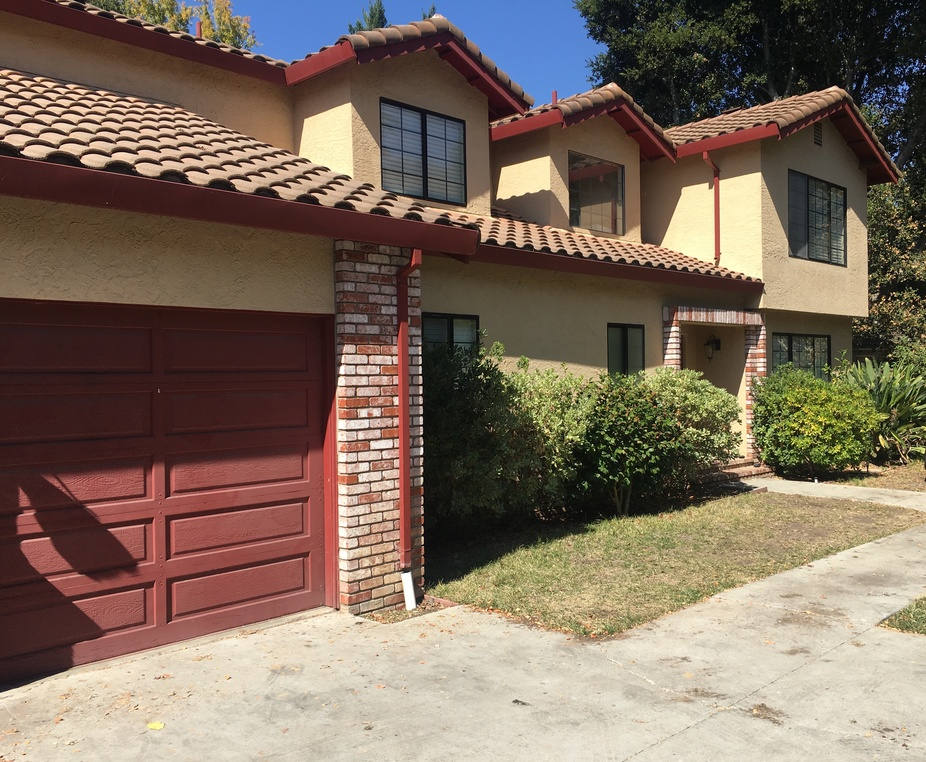
#> input picture course4/week2/Keras/images/happy-house.jpg, 926 x 762 px, shrunk from 3629 x 2988 before the run
$ python a.py   (older library calls are emulated)
#> lines starting #> are read from the running program, lines starting #| are printed output that depends on the picture
import matplotlib.pyplot as plt

from scipy.misc import imread

img1=imread('images/happy-house.jpg')
#> img1 is the input picture: shape (762, 926, 3); mean R, G, B 125.1, 108.2, 93.4
plt.subplot(2,2,1)
plt.imshow(img1)
plt.title('图片1')
# plt.savefig('a.jpg')


plt.subplot(2,2,2)
img1=imread('images/house-members.png')
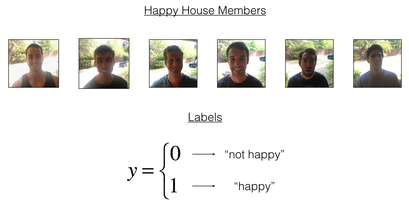
#> input picture course4/week2/Keras/images/house-members.png, 409 x 211 px, shrunk from 1604 x 828 before the run
#> img1 is the input picture: shape (211, 409, 4); mean R, G, B, A 234.6, 233.6, 231, 255
plt.title('图片1')
plt.imshow(img1)
# plt.savefig('a.jpg')


plt.subplot(2,2,3)
plt.title('图片1')
# plt.savefig('a.jpg')


plt.subplot(2,2,4)
plt.title('图片1')
plt.savefig('a.png')
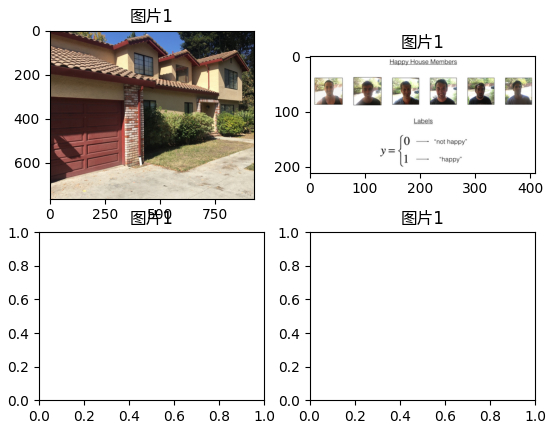
#> figure drawn by matplotlib, 2 panels
def outputPicAndAcc(X,Y,Y_pred,filename,gridSize=(9,9)):
    m=X.shape[0]
    rows,cols=gridSize
    numExample=rows*cols


    for i in range(0,m,numExample):
        _X=X[i:i+numExample]
        _Y = Y[i:i + numExample]
        _Yhat=Y_pred[i:i + numExample]
        for row in range(1,rows+1):
            for col in range(1,cols+1):
                picIndex=(row-1)*cols+col-1
                plt.subplot(rows,cols,(row-1)*cols+col)
                plt.axis('off')

                if(picIndex<_X.shape[0]):
                    plt.imshow(_X[picIndex])
                    y,yhat=_Y[picIndex],_Yhat[picIndex]
                    plt.title('True label:'+str(y)+',with prob'+str(y*(yhat)+(1-y)*(1-yhat)))

    plt.savefig(filename)
